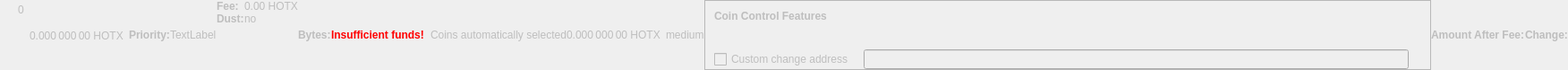
    <widget class="QWidget" name="dummyHideWidget" native="true">
     <property name="enabled">
      <bool>false</bool>
     </property>
     <property name="maximumSize">
      <size>
       <width>100</width>
       <height>22</height>
      </size>
     </property>
     <layout class="QHBoxLayout" name="dummyHideLayout">
      <property name="spacing">
       <number>0</number>
      </property>
      <property name="leftMargin">
       <number>0</number>
      </property>
      <property name="topMargin">
       <number>0</number>
      </property>
      <property name="rightMargin">
       <number>0</number>
      </property>
      <property name="bottomMargin">
       <number>0</number>
      </property>
      <item>
       <layout class="QFormLayout" name="formLayoutCoinControl1">
        <property name="horizontalSpacing">
         <number>10</number>
        </property>
        <property name="verticalSpacing">
         <number>14</number>
        </property>
        <property name="leftMargin">
         <number>10</number>
        </property>
        <property name="topMargin">
         <number>4</number>
        </property>
        <property name="rightMargin">
         <number>6</number>
        </property>
        <item row="0" column="1">
         <widget class="QLabel" name="labelCoinControlBytes">
          <property name="cursor">
           <cursorShape>IBeamCursor</cursorShape>
          </property>
          <property name="contextMenuPolicy">
           <enum>Qt::ActionsContextMenu</enum>
          </property>
          <property name="text">
           <string notr="true">0</string>
          </property>
          <property name="textInteractionFlags">
           <set>Qt::LinksAccessibleByMouse|Qt::TextSelectableByKeyboard|Qt::TextSelectableByMouse</set>
          </property>
         </widget>
        </item>
       </layout>
      </item>
      <item>
       <widget class="QLabel" name="labelCoinControlAfterFee">
        <property name="enabled">
         <bool>false</bool>
        </property>
        <property name="sizePolicy">
         <sizepolicy hsizetype="Fixed" vsizetype="Fixed">
          <horstretch>0</horstretch>
          <verstretch>0</verstretch>
         </sizepolicy>
        </property>
        <property name="minimumSize">
         <size>
          <width>111</width>
          <height>12</height>
         </size>
        </property>
        <property name="maximumSize">
         <size>
          <width>111</width>
          <height>12</height>
         </size>
        </property>
        <property name="cursor">
         <cursorShape>IBeamCursor</cursorShape>
        </property>
        <property name="contextMenuPolicy">
         <enum>Qt::ActionsContextMenu</enum>
        </property>
        <property name="text">
         <string notr="true">0.000 000 00 HOTX</string>
        </property>
        <property name="textInteractionFlags">
         <set>Qt::LinksAccessibleByMouse|Qt::TextSelectableByKeyboard|Qt::TextSelectableByMouse</set>
        </property>
       </widget>
      </item>
      <item>
       <widget class="QLabel" name="labelCoinControlPriorityText">
        <property name="enabled">
         <bool>false</bool>
        </property>
        <property name="font">
         <font>
          <weight>75</weight>
          <bold>true</bold>
         </font>
        </property>
        <property name="text">
         <string>Priority:</string>
        </property>
       </widget>
      </item>
      <item>
       <layout class="QHBoxLayout" name="horizontalLayout">
        <item>
         <widget class="QLabel" name="WarningLabel">
          <property name="text">
           <string>TextLabel</string>
          </property>
         </widget>
        </item>
       </layout>
      </item>
      <item>
       <layout class="QFormLayout" name="formLayoutCoinControl3">
        <property name="horizontalSpacing">
         <number>0</number>
        </property>
        <property name="verticalSpacing">
         <number>0</number>
        </property>
        <property name="leftMargin">
         <number>0</number>
        </property>
        <property name="topMargin">
         <number>0</number>
        </property>
        <property name="rightMargin">
         <number>0</number>
        </property>
        <item row="0" column="0">
         <widget class="QLabel" name="labelCoinControlFeeText">
          <property name="enabled">
           <bool>false</bool>
          </property>
          <property name="font">
           <font>
            <weight>75</weight>
            <bold>true</bold>
           </font>
          </property>
          <property name="text">
           <string>Fee:</string>
          </property>
          <property name="margin">
           <number>0</number>
          </property>
         </widget>
        </item>
        <item row="0" column="1">
         <widget class="QLabel" name="labelCoinControlFee">
          <property name="enabled">
           <bool>false</bool>
          </property>
          <property name="cursor">
           <cursorShape>IBeamCursor</cursorShape>
          </property>
          <property name="contextMenuPolicy">
           <enum>Qt::ActionsContextMenu</enum>
          </property>
          <property name="text">
           <string notr="true">0.00 HOTX</string>
          </property>
          <property name="textInteractionFlags">
           <set>Qt::LinksAccessibleByMouse|Qt::TextSelectableByKeyboard|Qt::TextSelectableByMouse</set>
          </property>
         </widget>
        </item>
        <item row="1" column="0">
         <widget class="QLabel" name="labelCoinControlLowOutputText">
          <property name="enabled">
           <bool>false</bool>
          </property>
          <property name="font">
           <font>
            <weight>75</weight>
            <bold>true</bold>
           </font>
          </property>
          <property name="text">
           <string>Dust:</string>
          </property>
         </widget>
        </item>
        <item row="1" column="1">
         <widget class="QLabel" name="labelCoinControlLowOutput">
          <property name="enabled">
           <bool>false</bool>
          </property>
          <property name="cursor">
           <cursorShape>IBeamCursor</cursorShape>
          </property>
          <property name="contextMenuPolicy">
           <enum>Qt::ActionsContextMenu</enum>
          </property>
          <property name="text">
           <string>no</string>
          </property>
          <property name="textInteractionFlags">
           <set>Qt::LinksAccessibleByMouse|Qt::TextSelectableByKeyboard|Qt::TextSelectableByMouse</set>
          </property>
         </widget>
        </item>
       </layout>
      </item>
      <item>
       <widget class="QLabel" name="labelCoinControlBytesText">
        <property name="enabled">
         <bool>false</bool>
        </property>
        <property name="font">
         <font>
          <weight>75</weight>
          <bold>true</bold>
         </font>
        </property>
        <property name="text">
         <string>Bytes:</string>
        </property>
       </widget>
      </item>
      <item>
       <layout class="QFormLayout" name="formLayoutCoinControl2">
        <property name="horizontalSpacing">
         <number>0</number>
        </property>
        <property name="verticalSpacing">
         <number>0</number>
        </property>
        <property name="leftMargin">
         <number>0</number>
        </property>
        <property name="topMargin">
         <number>0</number>
        </property>
        <property name="rightMargin">
         <number>0</number>
        </property>
       </layout>
      </item>
      <item>
       <layout class="QHBoxLayout" name="horizontalLayoutCoinControl2">
        <property name="spacing">
         <number>0</number>
        </property>
        <property name="bottomMargin">
         <number>0</number>
        </property>
       </layout>
      </item>
      <item>
       <widget class="QLabel" name="labelCoinControlInsuffFunds">
        <property name="enabled">
         <bool>false</bool>
        </property>
        <property name="minimumSize">
         <size>
          <width>0</width>
          <height>0</height>
         </size>
        </property>
        <property name="font">
         <font>
          <weight>75</weight>
          <bold>true</bold>
         </font>
        </property>
        <property name="styleSheet">
         <string notr="true">color:red;font-weight:bold;</string>
        </property>
        <property name="text">
         <string>Insufficient funds!</string>
        </property>
        <property name="margin">
         <number>5</number>
        </property>
       </widget>
      </item>
      <item>
       <layout class="QFormLayout" name="formLayoutCoinControl4">
        <property name="horizontalSpacing">
         <number>0</number>
        </property>
        <property name="verticalSpacing">
         <number>0</number>
        </property>
        <property name="leftMargin">
         <number>0</number>
        </property>
        <property name="topMargin">
         <number>0</number>
        </property>
        <property name="rightMargin">
         <number>0</number>
        </property>
       </layout>
      </item>
      <item>
       <widget class="QLabel" name="labelCoinControlChangeLabel">
        <property name="enabled">
         <bool>false</bool>
        </property>
        <property name="sizePolicy">
         <sizepolicy hsizetype="Preferred" vsizetype="Expanding">
          <horstretch>0</horstretch>
          <verstretch>0</verstretch>
         </sizepolicy>
        </property>
        <property name="minimumSize">
         <size>
          <width>0</width>
          <height>0</height>
         </size>
        </property>
        <property name="text">
         <string/>
        </property>
        <property name="margin">
         <number>3</number>
        </property>
       </widget>
      </item>
      <item>
       <widget class="QLabel" name="labelCoinControlAutomaticallySelected">
        <property name="enabled">
         <bool>false</bool>
        </property>
        <property name="sizePolicy">
         <sizepolicy hsizetype="Fixed" vsizetype="Fixed">
          <horstretch>0</horstretch>
          <verstretch>0</verstretch>
         </sizepolicy>
        </property>
        <property name="minimumSize">
         <size>
          <width>0</width>
          <height>0</height>
         </size>
        </property>
        <property name="maximumSize">
         <size>
          <width>240</width>
          <height>16777215</height>
         </size>
        </property>
        <property name="text">
         <string>Coins automatically selected</string>
        </property>
        <property name="margin">
         <number>5</number>
        </property>
       </widget>
      </item>
      <item>
       <widget class="QLabel" name="labelCoinControlChange">
        <property name="enabled">
         <bool>false</bool>
        </property>
        <property name="sizePolicy">
         <sizepolicy hsizetype="Fixed" vsizetype="Fixed">
          <horstretch>0</horstretch>
          <verstretch>0</verstretch>
         </sizepolicy>
        </property>
        <property name="minimumSize">
         <size>
          <width>111</width>
          <height>0</height>
         </size>
        </property>
        <property name="maximumSize">
         <size>
          <width>111</width>
          <height>16777215</height>
         </size>
        </property>
        <property name="cursor">
         <cursorShape>IBeamCursor</cursorShape>
        </property>
        <property name="contextMenuPolicy">
         <enum>Qt::ActionsContextMenu</enum>
        </property>
        <property name="text">
         <string notr="true">0.000 000 00 HOTX</string>
        </property>
        <property name="textInteractionFlags">
         <set>Qt::LinksAccessibleByMouse|Qt::TextSelectableByKeyboard|Qt::TextSelectableByMouse</set>
        </property>
       </widget>
      </item>
      <item>
       <widget class="QLabel" name="labelCoinControlPriority">
        <property name="enabled">
         <bool>false</bool>
        </property>
        <property name="cursor">
         <cursorShape>IBeamCursor</cursorShape>
        </property>
        <property name="contextMenuPolicy">
         <enum>Qt::ActionsContextMenu</enum>
        </property>
        <property name="text">
         <string>medium</string>
        </property>
        <property name="textInteractionFlags">
         <set>Qt::LinksAccessibleByMouse|Qt::TextSelectableByKeyboard|Qt::TextSelectableByMouse</set>
        </property>
       </widget>
      </item>
      <item>
       <widget class="QFrame" name="frameCoinControl">
        <property name="sizePolicy">
         <sizepolicy hsizetype="Expanding" vsizetype="Expanding">
          <horstretch>0</horstretch>
          <verstretch>0</verstretch>
         </sizepolicy>
        </property>
        <property name="maximumSize">
         <size>
          <width>16777215</width>
          <height>16777215</height>
         </size>
        </property>
        <property name="frameShape">
         <enum>QFrame::StyledPanel</enum>
        </property>
        <property name="frameShadow">
         <enum>QFrame::Sunken</enum>
        </property>
        <layout class="QVBoxLayout" name="verticalLayoutCoinControl2_2">
         <property name="spacing">
          <number>0</number>
         </property>
         <property name="leftMargin">
          <number>0</number>
         </property>
         <property name="topMargin">
          <number>0</number>
         </property>
         <property name="rightMargin">
          <number>0</number>
         </property>
         <property name="bottomMargin">
          <number>0</number>
         </property>
         <item>
          <layout class="QVBoxLayout" name="verticalLayoutCoinControl" stretch="0,0,0,1">
           <property name="spacing">
            <number>0</number>
           </property>
           <property name="leftMargin">
            <number>10</number>
           </property>
           <property name="topMargin">
            <number>10</number>
           </property>
           <item>
            <layout class="QHBoxLayout" name="horizontalLayoutCoinControl1">
             <property name="bottomMargin">
              <number>15</number>
             </property>
             <item>
              <widget class="QLabel" name="labelCoinControlFeatures">
               <property name="enabled">
                <bool>false</bool>
               </property>
               <property name="sizePolicy">
                <sizepolicy hsizetype="Preferred" vsizetype="Maximum">
                 <horstretch>0</horstretch>
                 <verstretch>0</verstretch>
                </sizepolicy>
               </property>
               <property name="font">
                <font>
                 <weight>75</weight>
                 <bold>true</bold>
                </font>
               </property>
               <property name="styleSheet">
                <string notr="true">font-weight:bold;</string>
               </property>
               <property name="text">
                <string>Coin Control Features</string>
               </property>
              </widget>
             </item>
            </layout>
           </item>
           <item>
            <widget class="QWidget" name="widgetCoinControl" native="true">
             <property name="sizePolicy">
              <sizepolicy hsizetype="Preferred" vsizetype="Preferred">
               <horstretch>0</horstretch>
               <verstretch>0</verstretch>
              </sizepolicy>
             </property>
             <property name="minimumSize">
              <size>
               <width>0</width>
               <height>0</height>
              </size>
             </property>
             <property name="styleSheet">
              <string notr="true"/>
             </property>
             <layout class="QHBoxLayout" name="horizontalLayoutCoinControl5_2">
              <property name="leftMargin">
               <number>0</number>
              </property>
              <property name="topMargin">
               <number>0</number>
              </property>
              <property name="rightMargin">
               <number>0</number>
              </property>
              <property name="bottomMargin">
               <number>0</number>
              </property>
              <item>
               <layout class="QHBoxLayout" name="horizontalLayoutCoinControl3">
                <property name="spacing">
                 <number>20</number>
                </property>
                <property name="topMargin">
                 <number>0</number>
                </property>
                <property name="bottomMargin">
                 <number>10</number>
                </property>
               </layout>
              </item>
             </layout>
            </widget>
           </item>
           <item>
            <layout class="QHBoxLayout" name="horizontalLayoutCoinControl4" stretch="0,0,0">
             <property name="spacing">
              <number>12</number>
             </property>
             <property name="sizeConstraint">
              <enum>QLayout::SetDefaultConstraint</enum>
             </property>
             <property name="topMargin">
              <number>5</number>
             </property>
             <property name="rightMargin">
              <number>5</number>
             </property>
             <item>
              <widget class="QCheckBox" name="checkBoxCoinControlChange">
               <property name="enabled">
                <bool>false</bool>
               </property>
               <property name="toolTip">
                <string>If this is activated, but the change address is empty or invalid, change will be sent to a newly generated address.</string>
               </property>
               <property name="text">
                <string>Custom change address</string>
               </property>
              </widget>
             </item>
             <item>
              <widget class="QValidatedLineEdit" name="lineEditCoinControlChange">
               <property name="enabled">
                <bool>false</bool>
               </property>
               <property name="sizePolicy">
                <sizepolicy hsizetype="Expanding" vsizetype="Fixed">
                 <horstretch>0</horstretch>
                 <verstretch>0</verstretch>
                </sizepolicy>
               </property>
              </widget>
             </item>
             <item>
              <widget class="QLabel" name="labelCoinControlChangeLabel_2">
               <property name="sizePolicy">
                <sizepolicy hsizetype="Preferred" vsizetype="Expanding">
                 <horstretch>0</horstretch>
                 <verstretch>0</verstretch>
                </sizepolicy>
               </property>
               <property name="minimumSize">
                <size>
                 <width>0</width>
                 <height>0</height>
                </size>
               </property>
               <property name="text">
                <string/>
               </property>
               <property name="margin">
                <number>3</number>
               </property>
              </widget>
             </item>
            </layout>
           </item>
           <item>
            <spacer name="verticalSpacerCoinControl">
             <property name="orientation">
              <enum>Qt::Vertical</enum>
             </property>
             <property name="sizeHint" stdset="0">
              <size>
               <width>800</width>
               <height>1</height>
              </size>
             </property>
            </spacer>
           </item>
          </layout>
         </item>
        </layout>
       </widget>
      </item>
      <item>
       <widget class="QLabel" name="labelCoinControlAfterFeeText">
        <property name="enabled">
         <bool>false</bool>
        </property>
        <property name="minimumSize">
         <size>
          <width>0</width>
          <height>0</height>
         </size>
        </property>
        <property name="maximumSize">
         <size>
          <width>16777215</width>
          <height>16777215</height>
         </size>
        </property>
        <property name="font">
         <font>
          <weight>75</weight>
          <bold>true</bold>
         </font>
        </property>
        <property name="text">
         <string>Amount After Fee:</string>
        </property>
        <property name="alignment">
         <set>Qt::AlignLeading|Qt::AlignLeft|Qt::AlignVCenter</set>
        </property>
        <property name="margin">
         <number>0</number>
        </property>
       </widget>
      </item>
      <item>
       <widget class="QLabel" name="labelCoinControlChangeText">
        <property name="enabled">
         <bool>false</bool>
        </property>
        <property name="sizePolicy">
         <sizepolicy hsizetype="Preferred" vsizetype="Preferred">
          <horstretch>0</horstretch>
          <verstretch>0</verstretch>
         </sizepolicy>
        </property>
        <property name="minimumSize">
         <size>
          <width>0</width>
          <height>0</height>
         </size>
        </property>
        <property name="maximumSize">
         <size>
          <width>16777215</width>
          <height>16777215</height>
         </size>
        </property>
        <property name="font">
         <font>
          <weight>75</weight>
          <bold>true</bold>
         </font>
        </property>
        <property name="text">
         <string>Change:</string>
        </property>
        <property name="alignment">
         <set>Qt::AlignLeading|Qt::AlignLeft|Qt::AlignVCenter</set>
        </property>
       </widget>
      </item>
     </layout>
    </widget>
